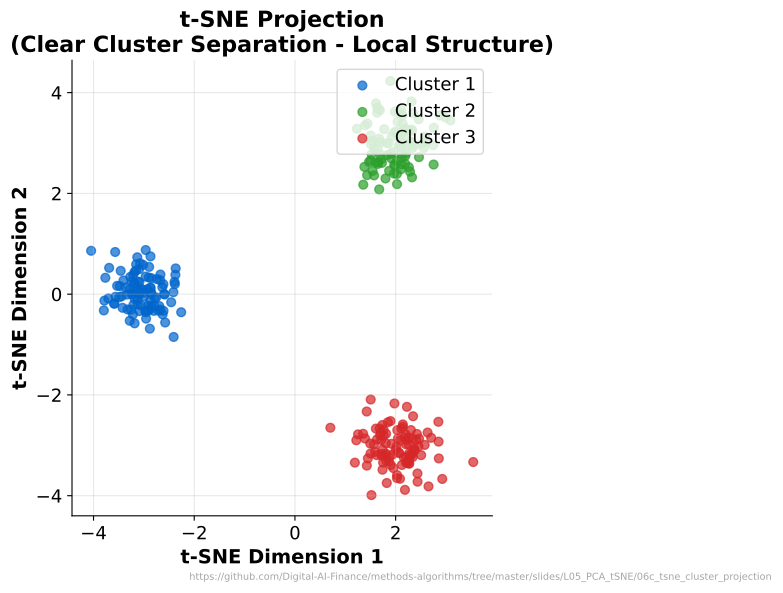

Write the Python code that produced this figure.
"""t-SNE Cluster Projection - Non-linear projection preserves local structure"""
import matplotlib.pyplot as plt
import numpy as np
from pathlib import Path

CHART_METADATA = {
    'title': 't-SNE Cluster Projection',
    'description': 't-SNE 2D projection shows clear cluster separation',
    'url': 'https://github.com/Digital-AI-Finance/methods-algorithms/tree/master/slides/L05_PCA_tSNE/06c_tsne_cluster_projection'
}

plt.rcParams.update({
    'font.size': 14, 'axes.labelsize': 14, 'axes.titlesize': 16,
    'xtick.labelsize': 13, 'ytick.labelsize': 13, 'legend.fontsize': 13,
    'figure.figsize': (10, 6), 'figure.dpi': 150,
    'axes.spines.top': False,
    'axes.spines.right': False,
})

MLBLUE = '#0066CC'
MLGREEN = '#2CA02C'
MLRED = '#D62728'

np.random.seed(42)

fig, ax = plt.subplots(figsize=(10, 6))

# Generate clustered data
n_per_cluster = 100
labels = np.repeat([0, 1, 2], n_per_cluster)
color_labels = ['Cluster 1', 'Cluster 2', 'Cluster 3']

# Simulate t-SNE - preserves local neighborhood (clusters well-separated)
tsne_centers = [(-3, 0), (2, 3), (2, -3)]
tsne_x = np.concatenate([tsne_centers[i][0] + np.random.randn(n_per_cluster) * 0.4
                          for i in range(3)])
tsne_y = np.concatenate([tsne_centers[i][1] + np.random.randn(n_per_cluster) * 0.4
                          for i in range(3)])

for i, (color, label) in enumerate(zip([MLBLUE, MLGREEN, MLRED], color_labels)):
    mask = labels == i
    ax.scatter(tsne_x[mask], tsne_y[mask], c=color, alpha=0.7, s=40, label=label)

ax.set_title('t-SNE Projection\n(Clear Cluster Separation - Local Structure)', fontsize=16, fontweight='bold')
ax.set_xlabel('t-SNE Dimension 1', fontweight='bold')
ax.set_ylabel('t-SNE Dimension 2', fontweight='bold')
ax.legend(loc='upper right')
ax.set_aspect('equal')
ax.grid(True, alpha=0.3)

# Add URL annotation
plt.figtext(0.99, 0.01, CHART_METADATA['url'],
            fontsize=7, color='gray', ha='right', va='bottom', alpha=0.7)

plt.tight_layout()
plt.savefig(Path(__file__).parent / 'chart.pdf', dpi=300, bbox_inches='tight')
plt.close()
print("Chart saved: 06c_tsne_cluster_projection/chart.pdf")
